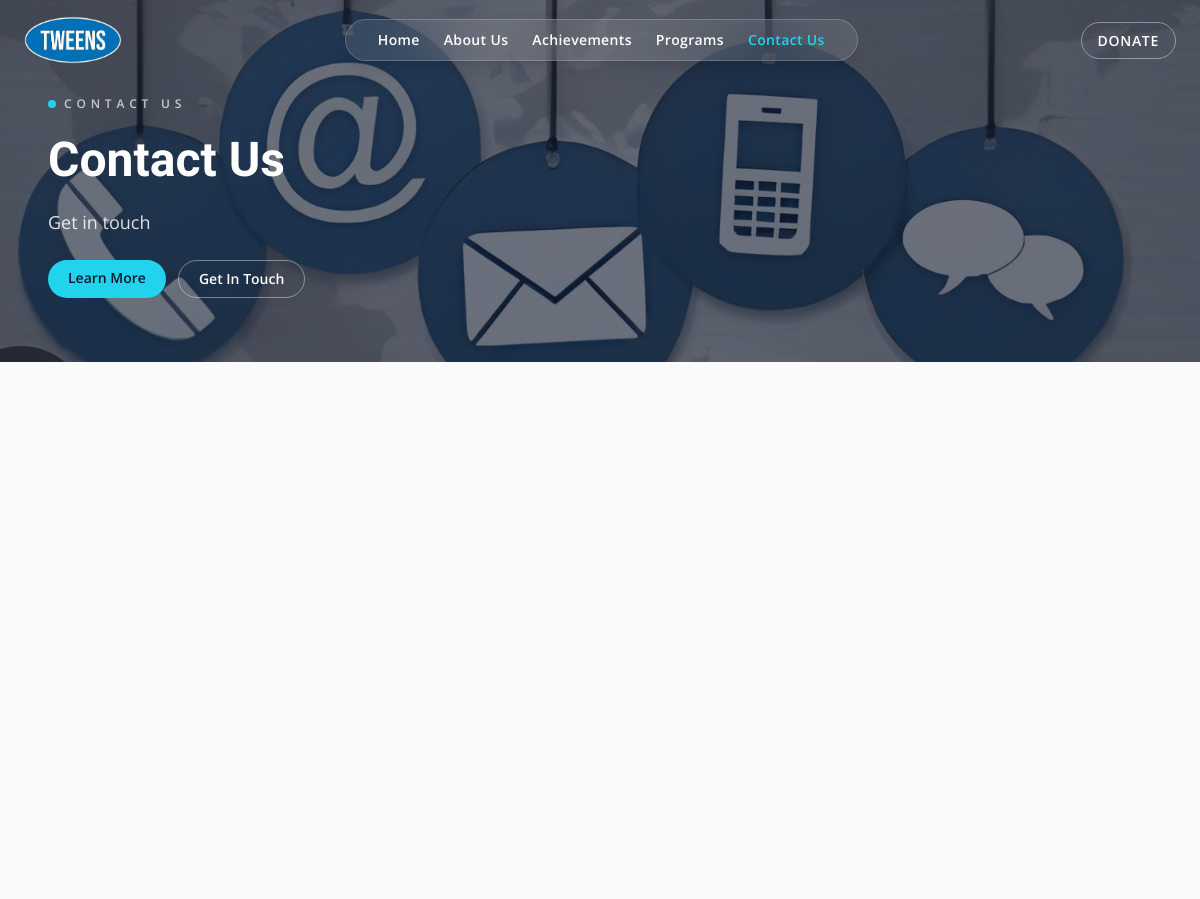
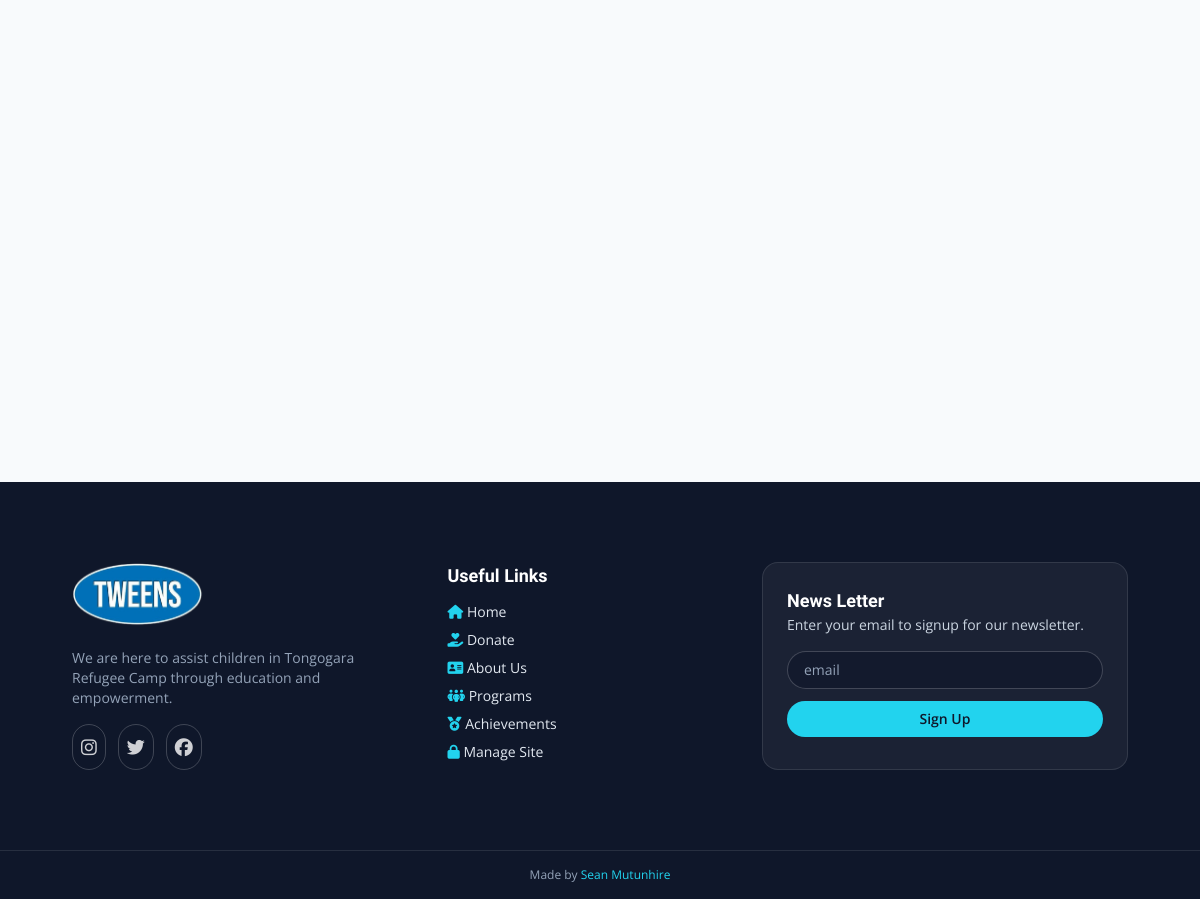
The app's page /contact with its own data (2 pictures, top to bottom).
### flask_app/models.py (models this page shows)
class SiteContent(db.Model):
    __tablename__ = "site_content_table"
    __table_args__ = (
        UniqueConstraint("page", "section", "field", name="uq_site_content_key"),
    )
    id = db.Column(db.Integer, primary_key=True)
    page = db.Column(db.String(100), nullable=False)
    section = db.Column(db.String(100), nullable=False)
    field = db.Column(db.String(100), nullable=False)
    value = db.Column(db.Text, nullable=False)
    updated_at = db.Column(db.DateTime, nullable=False, default=datetime.utcnow, onupdate=datetime.utcnow)

### flask_app/app.py (the view)
@app.get("/contact")
def contact():
    return render_template(
        "contact.html",
        page_content=get_page_content("contact"),
        file_js=f'<script src="{url_for("static", filename="myJS/contact.js")}"></script>',
    )

### flask_app/app.py (called while the page is built)
def get_page_content(page: str) -> dict[str, dict[str, str]]:
    defaults = SITE_CONTENT_DEFAULTS.get(page, {})
    content = {section: dict(fields) for section, fields in defaults.items()}
    rows = SiteContent.query.filter_by(page=page).all()
    for row in rows:
        content.setdefault(row.section, {})[row.field] = row.value
    return content

@app.context_processor
def inject_global_site_content():
    global_content = get_page_content("global")
    return {
        "global_content": global_content.get("branding", {}),
        "footer_content": global_content.get("footer", {}),
        "current_endpoint": request.endpoint,
    }

### flask_app/templates/contact.html (shortened to what this page needs)
{% set title = 'Contact' %}
{% set file_css = '' %}
{% set bg_image_url = page_content.hero.background_image %}
{% set topic = page_content.hero.topic %}
{% set caption = page_content.hero.caption %}
{% include 'components/hero.html' %}
<main class="mx-auto flex max-w-6xl flex-col gap-12 px-6 py-12 md:px-8 md:py-16 lg:px-12 lg:py-20">
</main>
{% include 'components/footer.html' %}

### flask_app/templates/components/hero.html (shortened to what this page needs)
<!DOCTYPE html>
<html lang="en">
<head>
    <link rel="stylesheet" href="{{ url_for('static', filename='css/tailwind.css') }}">
    <link rel="stylesheet" href="https://cdnjs.cloudflare.com/ajax/libs/font-awesome/6.7.2/css/all.min.css" />
</head>
<body>
    <div class="nav-banner fixed inset-x-0 top-0 z-50 flex items-center justify-between px-6 py-4 transition-all duration-500">
        <div class="logo flex items-center gap-3">
            <a href="{{ url_for('home') }}" class="inline-flex items-center gap-3">
                <img src="{{ url_for('static', filename=global_content.get('logo_image', 'images/logo.png')) }}" alt="Logo" class="h-12 object-cover">
            </a>
        </div>
        <nav class="hidden md:flex md:items-center md:gap-6 md:rounded-full md:bg-white/10 md:backdrop-blur-xl md:px-8 md:py-2.5 md:border md:border-white/20 md:shadow-lg">
            <a href="{{ url_for('home') }}" class="text-sm font-semibold tracking-wide transition-colors {% if current_endpoint == 'home' %}text-brand-aqua{% else %}text-white hover:text-brand-aqua{% endif %}">Home</a>
            <a href="{{ url_for('about') }}" class="text-sm font-semibold tracking-wide transition-colors {% if current_endpoint == 'about' %}text-brand-aqua{% else %}text-white hover:text-brand-aqua{% endif %}">About Us</a>
            <a href="{{ url_for('achievements') }}" class="text-sm font-semibold tracking-wide transition-colors {% if current_endpoint == 'achievements' %}text-brand-aqua{% else %}text-white hover:text-brand-aqua{% endif %}">Achievements</a>
            <a href="{{ url_for('programs') }}" class="text-sm font-semibold tracking-wide transition-colors {% if current_endpoint == 'programs' %}text-brand-aqua{% else %}text-white hover:text-brand-aqua{% endif %}">Programs</a>
            <a href="{{ url_for('contact') }}" class="text-sm font-semibold tracking-wide transition-colors {% if current_endpoint == 'contact' %}text-brand-aqua{% else %}text-white hover:text-brand-aqua{% endif %}">Contact Us</a>
        </nav>
        <div class="hidden md:block">
            <a href="{{ global_content.get('donate_url', 'https://www.globalgiving.org/projects/transformative-education-for-refugees-in-zimbabwe/') }}" target="_blank" class="rounded-full border border-white/40 px-4 py-2 text-sm font-semibold uppercase tracking-wider text-white transition hover:border-white hover:bg-white/10">Donate</a>
        </div>
    </div>
    <header class="relative min-h-[60vh] bg-cover bg-center" style="background-image: url('{{ url_for('static', filename=bg_image_url) }}');">
        <div class="absolute inset-0" style="background-color: rgba(15, 23, 42, 0.62);"></div>
        <div class="relative z-10">
            <div class="mx-auto flex max-w-6xl flex-col gap-6 px-6 pb-16 pt-24 text-white">
                <div class="flex flex-wrap items-center gap-2 text-xs font-semibold uppercase tracking-[0.4em] text-white/70">
                    <span class="h-2 w-2 rounded-full bg-brand-aqua"></span>
                    {{ topic }}
                </div>
                <h1 class="text-4xl font-semibold leading-tight md:text-5xl">{{ topic }}</h1>
                <p class="max-w-2xl text-base text-white/85 md:text-lg">{{ caption }}</p>
                <div class="flex flex-wrap gap-3">
                    <a href="{{ url_for('about') }}" class="rounded-full bg-brand-aqua px-5 py-2 text-sm font-semibold text-slate-900 transition hover:brightness-110">Learn More</a>
                    <a href="{{ url_for('contact') }}" class="rounded-full border border-white/40 px-5 py-2 text-sm font-semibold text-white transition hover:border-white hover:bg-white/10">Get In Touch</a>
                </div>
            </div>
        </div>
    </header>

### flask_app/templates/components/footer.html (shortened to what this page needs)
<section class="bg-slate-900 text-slate-200">
    <div class="mx-auto grid max-w-6xl gap-10 px-6 py-14 md:px-8 md:py-16 lg:px-12 lg:py-20 md:grid-cols-[1.1fr_0.9fr_1.2fr]">
        <div class="space-y-4">
            <a href="{{ url_for('home') }}" class="inline-flex items-center gap-3">
                <img src="{{ url_for('static', filename=global_content.get('logo_image', 'images/logo.png')) }}" alt="logo" class="h-16 object-cover">
            </a>
            <p class="text-sm text-slate-400">{{ footer_content.get('tagline', 'Refugee-led education initiatives building brighter futures through mentorship, access, and community care.') }}</p>
            <div class="flex gap-3 text-lg">
                <a href="https://www.instagram.com/tweens_tongogara/" target="_blank" class="rounded-full border border-white/20 p-2 text-white/80 transition hover:border-brand-aqua hover:text-brand-aqua"><i class="fa-brands fa-instagram"></i></a>
                <a href="https://x.com/TongogaraTweens" target="_blank" class="rounded-full border border-white/20 p-2 text-white/80 transition hover:border-brand-aqua hover:text-brand-aqua"><i class="fa-brands fa-twitter"></i></a>
                <a href="https://www.facebook.com/tweens.tongo/" target="_blank" class="rounded-full border border-white/20 p-2 text-white/80 transition hover:border-brand-aqua hover:text-brand-aqua"><i class="fa-brands fa-facebook"></i></a>
            </div>
        </div>
        <div class="space-y-3">
            <h2 class="text-lg font-semibold text-white">Useful Links</h2>
            <div class="space-y-2 text-sm">
                <p><i class="fa-solid fa-house text-brand-aqua"></i> <a href="{{ url_for('home') }}">Home</a></p>
                <p><i class="fa-solid fa-hand-holding-heart text-brand-aqua"></i> <a href="{{ global_content.get('donate_url', 'https://www.globalgiving.org/projects/transformative-education-for-refugees-in-zimbabwe/') }}" target="_blank">Donate</a></p>
                <p><i class="fa-solid fa-address-card text-brand-aqua"></i> <a href="{{ url_for('about') }}">About Us</a></p>
                <p><i class="fa-solid fa-people-group text-brand-aqua"></i> <a href="{{ url_for('programs') }}">Programs</a></p>
                <p><i class="fa-solid fa-medal text-brand-aqua"></i> <a href="{{ url_for('achievements') }}">Achievements</a></p>
                <p><i class="fa-solid fa-lock text-brand-aqua"></i> <a href="{{ url_for('news_validate_page') }}">Manage Site</a></p>
            </div>
        </div>
        <div class="space-y-4 rounded-2xl border border-white/10 bg-white/5 p-6">
            <div>
                <h2 class="text-lg font-semibold text-white">{{ footer_content.get('newsletter_title', 'News Letter') }}</h2>
                <p class="text-sm text-slate-300">{{ footer_content.get('newsletter_caption', 'Enter your email to signup for our newsletter.') }}</p>
            </div>
            <form action="{{ url_for('newsletter_signup') }}" method="post" class="flex flex-col gap-3">
                <input type="email" placeholder="email" name="newsletter" required class="w-full rounded-full border border-white/20 bg-slate-900/60 px-4 py-2 text-sm text-white placeholder:text-slate-400 focus:border-brand-aqua focus:outline-none">
                <button type="submit" class="rounded-full bg-brand-aqua px-4 py-2 text-sm font-semibold text-slate-900 transition hover:brightness-110">Sign Up</button>
            </form>
        </div>
    </div>
    <div class="border-t border-white/10 py-4 text-center text-xs text-slate-400">
        <p>Made by <a href="https://seanmutunhire.site" target="_blank" class="text-brand-aqua transition hover:text-white">Sean Mutunhire</a></p>
    </div>
</section>
</body>
</html>

### records on screen
SiteContent: value (picture)
SiteContent: value (picture)
SiteContent: value "CONTACT US", value "Contact Us"
SiteContent: value "Get in touch"
SiteContent: get "We are here to assist children in Tongogara Refugee Camp through education and empowerment."
SiteContent: get "News Letter"
SiteContent: get "Enter your email to signup for our newsletter."
